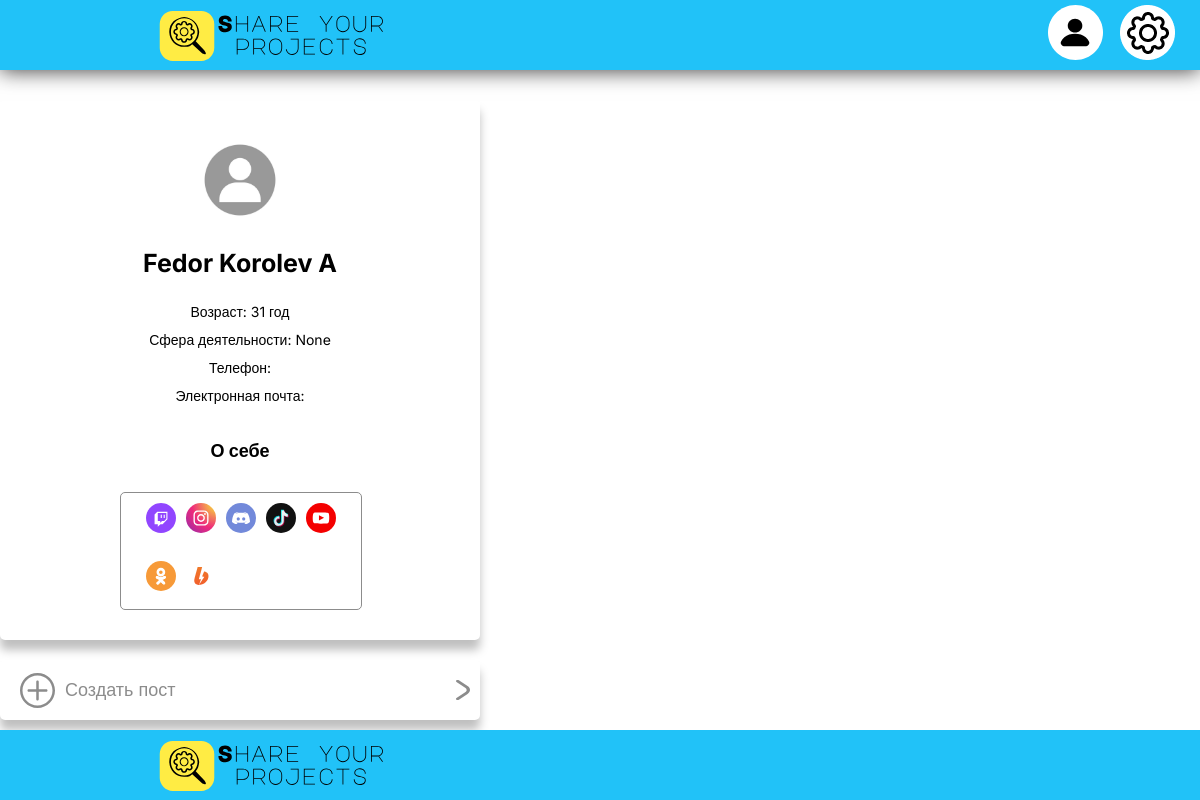
Page /profile/lomonosov_18mailru/ on the earlier database version.
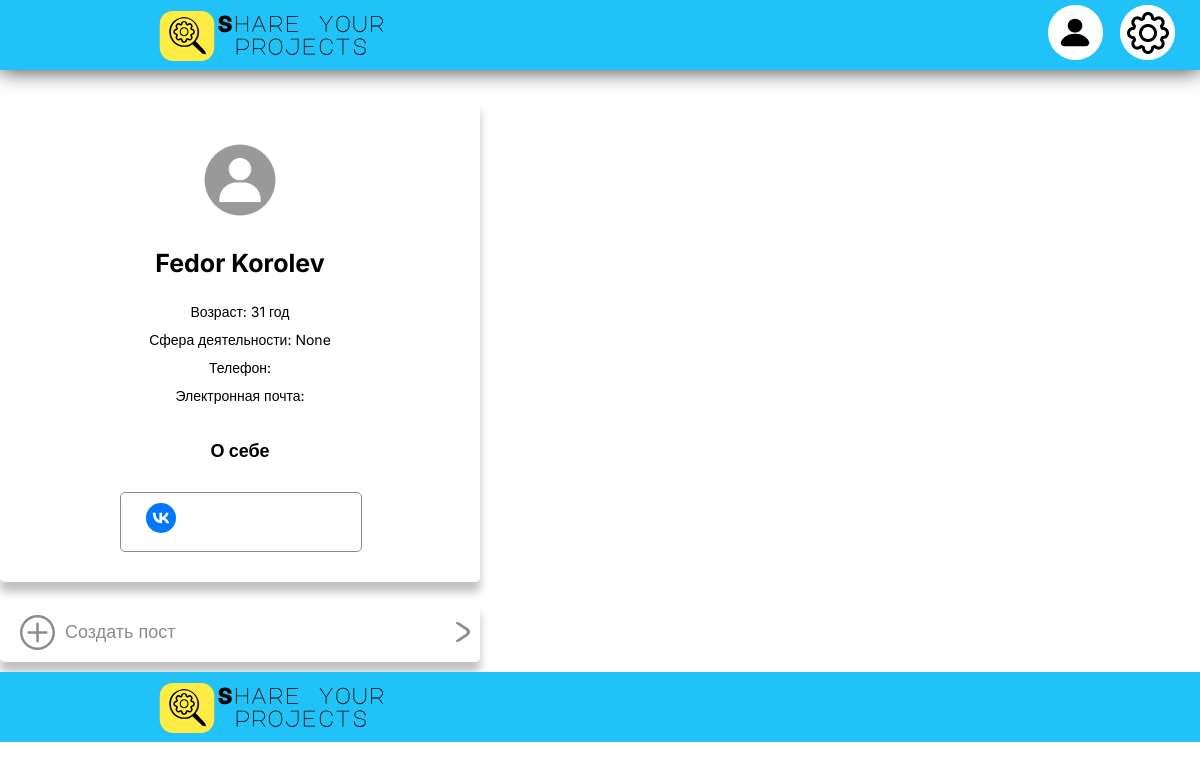
Same page on the later database version.
### portfolio/models.py (models this page shows, shortened)
class Profile(models.Model):
    user = models.OneToOneField(User, on_delete=models.CASCADE)
    patronymic = models.CharField(max_length=50, blank=True, verbose_name='Отчество')
    date_of_birth = models.DateField(verbose_name='Дата рождения')
    nickname = models.SlugField(max_length=50, unique=True, verbose_name='Никнейм')
    text = models.TextField(blank=True, verbose_name='Описание профиля')
    image = models.ImageField(upload_to='photos/avatars', null=True, verbose_name='Фото профиля')
    phone_number = models.CharField(max_length=10, blank=True, verbose_name='Номер телефона')
    city = models.CharField(max_length=50, blank=True, verbose_name='Город')
    scope_of_work = models.ForeignKey('ProfileScopeWork', null=True, on_delete=models.PROTECT,
                                      verbose_name='Сфера деятельности')
    def get_absolute_url(self):
        return reverse('view_user_profile', kwargs={'nickname': self.nickname})
    class Meta:
        verbose_name = 'Пользователь'
        verbose_name_plural = 'Пользователи'
        ordering = ['user__last_name', 'user__first_name', 'patronymic']

class ProfileSocialNetwork(models.Model):
    type = models.CharField(choices=[(sn, sn) for sn in SOCIAL_NETWORKS.keys()], max_length=50)
    link = models.URLField()
    user = models.ForeignKey(User, on_delete=models.CASCADE, related_name='social_networks')
    def get_image_url(self):
        if self.type in SOCIAL_NETWORKS.keys():
            path = SOCIAL_NETWORKS[self.type]
            return path
        return ''

### portfolio/views.py (the view)
# urls.py: path('profile/<slug:nickname>/', UserProfileView.as_view(), name='view_user_profile'),
class UserProfileView(GetProfileMixin, DetailView):
    model = Profile
    template_name = 'portfolio/profile.html'
    def get_context_data(self, **kwargs):
        context = super().get_context_data(**kwargs)
        user = Profile.objects.get(nickname=self.kwargs['nickname']).user
        context['user'] = user
        context['posts'] = Post.objects.filter(author=user)
        return context

### portfolio/templates/portfolio/profile.html (shortened to what this page needs)
{% extends 'portfolio/base-with-navigation.html' %}
{% load static %}
{% block style_load %}
    <link rel="stylesheet" href="{% static 'portfolio/css/profile page.css' %}"/>
{% endblock %}
{% block main %}
    <section>
        <div class="profile-information">
            {% if user_profile.image %}
                <img src="" alt="Фото профиля">
            {% else %}
                <img src="{% static 'portfolio/images/profileIconNO.jpg' %}" alt="Фото профиля">
            {% endif %}
            <div class="main-information">
                <p class="name">{{ user.last_name }} {{ user.first_name }} {{ user_profile.patronymic }}</p>
                <ul>
                    <li class="age">
                        <p>Возраст: 31 год</p>
                    </li>
                    <li class="activity">
                        <p>Сфера деятельности: {{ user_profile.scope_of_work }}</p>
                    </li>
                    <li class="telephone">
                        <p>Телефон: {{ user_profile.phone_number }}</p>
                    </li>
                    <li class="email">
                        <p>Электронная почта: {{ user.email }}</p>
                    </li>
                </ul>
            </div>
            <div class="about-me">
                <p class="about">О себе</p>
            </div>
            {% if user.social_networks.all|length > 0 %}
                <div class="social-networks">
                {% for social_network in user.social_networks.all %}
                    <a href="{{ social_network.link }}"><img src="{% static social_network.get_image_url %}"></a>
                {% endfor %}
            {% endif %}
            </div>
        </div>
        <div class="create-post">
            <a href="{% url 'create_post' %}">
                <img src="{% static 'portfolio/images/create post.svg' %}" width="35" height="35"
                     alt="Создать пост(картинка)">
                <p>Создать пост</p>
                <img src="{% static 'portfolio/images/post-arrow-right.svg' %}" width="14" height="20"
                     alt="Редактировать и создать пост">
            </a>
        </div>
    </section>
    <section class="posts">
    </section>
{% endblock %}

### portfolio/templates/portfolio/base-with-navigation.html
{% extends 'portfolio/base.html' %}
{% load static %}
{% block site-navigation %}
    <div class="profile-settings">
        <a href="{{ user_profile.get_absolute_url }}" class="profile-icon">
            <img src="{% static 'portfolio/images/profile icon.svg' %} " alt="Иконка профиля"/>
        </a>
        <a href="{% url "edit_settings_account" user_profile.nickname %}" class="settings-icon">
            <img src="{% static 'portfolio/images/settings icon.png' %} " alt="Иконка настроек"/>
        </a>
    </div>
{% endblock %}

### portfolio/templates/portfolio/base.html (shortened to what this page needs)
{% load static %}
<!DOCTYPE html>
<html lang="en">
<head>
    <link rel="stylesheet" href="{% static 'portfolio/css/header-footer.css' %} "/>
    {% block style_load %}
    {% endblock %}
</head>
<body>
<header class="main-header">
    <a href="{% url 'home' %}">
        <img src="{% static 'portfolio/images/Share your projects.svg' %} " alt="Share your projects">
    </a>
    {% block site-navigation %}
    {% endblock %}
</header>
<main>
    {% block main %}
    {% endblock %}
</main>
<footer class="main-footer">
    <a href="{% url 'home' %}">
        <img src="{% static 'portfolio/images/Share your projects.svg' %} " alt="Share your projects">
    </a>
</footer>
</body>
</html>

### portfolio/static/portfolio/css/header-footer.css (style rules this page uses)
.main-header { display: flex; position: fixed ; width: 100%; height: 70px; background-color: #21c2f8; box-shadow: 0px 1px 20px 0px rgb(65, 64, 64); margin-bottom: 0; padding: 0; }
main { margin-top: 70px; }
.main-header img, .main-footer img { width: 250px; height: 60px; margin-left: 157px; margin-top: 5px; }
.profile-settings { margin-left: auto; margin-right: 25px; }
.settings-icon img { width: 55px; height: 55px; margin-left: 13px; }
a { text-decoration: none; }
.profile-icon img { margin-right: 0; width: 55px; height: 55px; }
.main-footer { width: 100%; height: 70px; background-color: #21c2f8; }
main { display: flex; justify-content: center; }

### portfolio/static/portfolio/css/profile page.css (style rules this page uses)
body { font-family: "Inter", sans-serif; font-size: 14px; font-weight: 400; color: rgba(0, 0, 0, 1); display: flex; flex-direction: column; margin: 0; padding: 0; }
ul { list-style-type: none; padding: 0; margin: 0; }
.profile-information { width: 480px; margin-top: 30px; margin-bottom: 20px; height: auto; padding-bottom: 30px; border-radius: 5px; box-shadow: 0 10px 10px rgba(0, 0, 0, 0.25); background-color: rgba(255, 255, 255, 1); text-align: center; }
.profile-information img { width: 100px; height: 100px; margin-top: 30px; margin-bottom: 15px; }
p.name { margin-top: 0; font-weight: bold; font-size: 25px; }
.profile-information li { margin-top: 0; margin-bottom: -3px; }
.social-networks { display: grid; grid-template-columns: repeat(5, 30px); column-gap: 10px; margin-left: 120px; margin-top: 0; width: 215px; border-width: 1px; border-style: solid; border-radius: 5px; border-color: rgba(140, 140, 140, 1); padding: 0; padding-left: 25px; }
.social-networks img { margin-top: 10px; width: 30px; height: 30px; }
div.about-me { margin-left: 65px; margin-right: 65px; width: 350px; margin-top: 25px; margin-bottom: 30px; }
.about-me p { margin-top: 5px; }
p.about { margin-bottom: 0; font-size: 18px; font-weight: bold; }
.create-post a { display: flex; width: 480px; height: 60px; margin-bottom: 10px; border-radius: 5px; box-shadow: 0 10px 10px rgba(0, 0, 0, 0.25); background-color: rgba(255, 255, 255, 1); align-items: center; }
.create-post a p { margin-right: auto; color: rgba(140, 140, 140, 1); font-size: 18px; }
.create-post img { margin-right: 10px; margin-left: 20px; }
.posts { display: flex; flex-direction: column; width: 850px; margin-left: 30px; margin-bottom: 30px; padding: 0; margin-top: 30px; }

Differences in the rows shown:
removed ProfileSocialNetwork: type (picture)
removed ProfileSocialNetwork: type (picture)
removed ProfileSocialNetwork: type (picture)
removed ProfileSocialNetwork: type (picture)
removed ProfileSocialNetwork: type (picture)
removed ProfileSocialNetwork: type (picture)
removed ProfileSocialNetwork: type (picture)
changed Profile "None": patronymic "A" → (not shown)
added ProfileSocialNetwork: type (picture)
